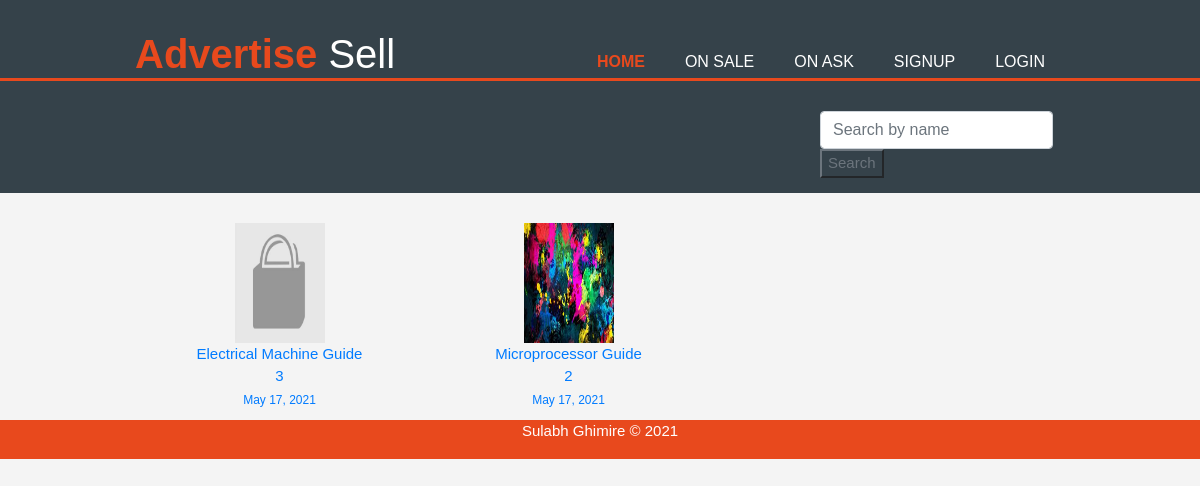
/category_search/1/, run on the app's committed database.
### blog/models.py (models this page shows, shortened)
class AdvertiseSell(models.Model):
    title = models.CharField(max_length=100)
    description = models.TextField()
    date_posted = models.DateTimeField(auto_now_add=True)
    author = models.ForeignKey(User, on_delete=models.CASCADE)
    category = models.ForeignKey(Category, on_delete=models.CASCADE)
    product_image = models.ImageField(default='default_prod.jpeg', upload_to='product_images')

### blog/views.py (the view)
# urls.py: path('category_search/<int:pk>/', views.CategoriesPage, name='catego-search'),
def CategoriesPage(request, pk):
    context = {
        'categories' : Category.objects.get(id = pk),
        'posts' : AdvertiseSell.objects.all().order_by('-id')[:16],
    }
    return render(request, 'blog/categories.html', context)

### blog/templates/blog/categories.html
{% extends 'blog/base.html' %}
{% block content %}
    {% for post in posts %}
        {% if categories == post.category %}
            <a href="{% url 'sell_detail' post.pk %}">
                <div class="box">
                    <img src="{{ post.product_image.url }}" >
                    <br>{{ post.title }}
                    <br> {{ post.pk}}
                    <br>
                    <small>{{ post.date_posted|date:"F d, Y" }} </small>
                </div>
            </a>
        {% endif %}
    {% endfor %}
{% endblock content %}

### blog/static/blog/style.css (style rules this page uses)
body { font-family: Arial, Helvetica, sans-serif; font-size: 15px; line-height: 1.5; margin: 0; padding: 0; background-color: #f4f4f4; }
#boxes .box img { width: 90px; height: 120px; }
#boxes .box { width: 30%; float: left; text-align: center; padding: 5px; margin: 5px; }
img { height: 100px; width: auto; }

### data on the page
AdvertiseSell: product_image (placeholder picture), title "Electrical Machine Guide", pk "3", date_posted "May 17, 2021"
AdvertiseSell: product_image (picture), title "Microprocessor Guide", pk "2", date_posted "May 17, 2021"
